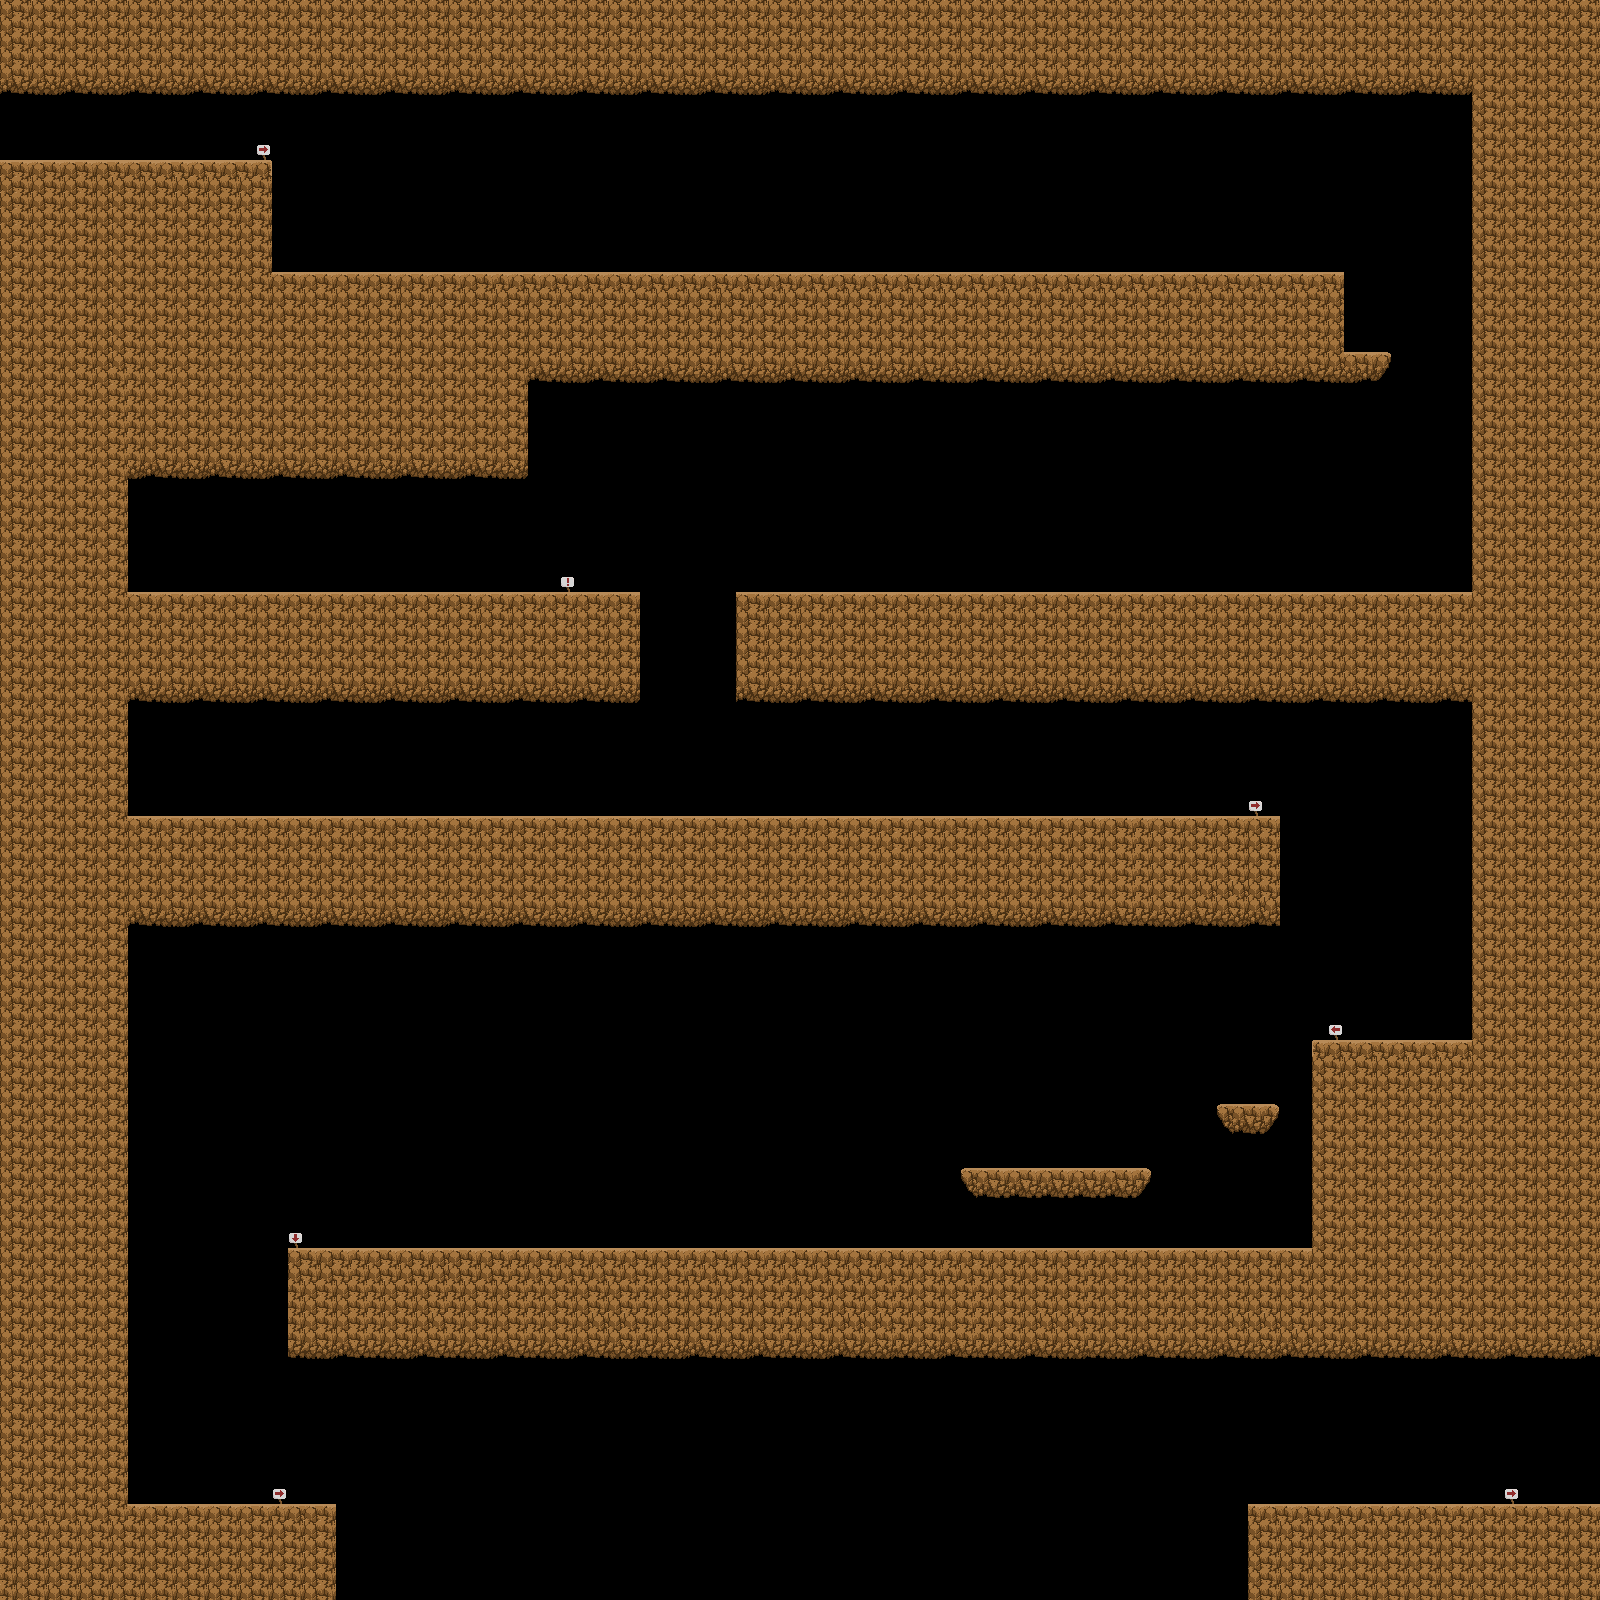

This is a level from a 2D game, rendered from its Tiled map with the project's own tilesets. A one-line summary and the map file follow, with tile-layer data summarised:
An orthogonal 100x100 tile map with 16x16 px tiles, 2 tile layers (Capa de patrones 1, Capa de patrones 2), 2 tilesets and 44 objects (zona/mina, bgScroll/true, 0, 1, Mina_2/0, ...).

<map version="1.2" tiledversion="1.3.3" orientation="orthogonal" renderorder="right-down" width="100" height="100" tilewidth="16" tileheight="16" infinite="0" nextlayerid="14" nextobjectid="64">
 <tileset firstgid="1" name="minetiles" tilewidth="16" tileheight="16" tilecount="88" columns="8">
  <image source="minetiles.png" width="128" height="180" />
 </tileset>
 <tileset firstgid="89" name="bg_mine" tilewidth="16" tileheight="16" tilecount="1075" columns="43">
  <image source="bg_mine.png" width="700" height="400" />
 </tileset>
 <layer id="1" name="Capa de patrones 1" width="100" height="100">
  <data>[10000 cells, 4643 non-empty, 21 distinct tile ids]</data>
 </layer>
 <layer id="2" name="Capa de patrones 2" width="100" height="100">
  <data>[10000 cells, 7 non-empty, 4 distinct tile ids]</data>
 </layer>
 <objectgroup id="3" name="Hitboxes">
  <object id="1" x="-57.75" y="0" width="1530.08" height="96" />
  <object id="3" x="1472" y="0" width="198" height="1360" />
  <object id="8" x="-57.0833" y="159.972" width="329.371" height="111.861" />
  <object id="9" x="0" y="272" width="1344" height="112.015" />
  <object id="10" x="0" y="384.121" width="528.057" height="95.9621" />
  <object id="11" x="0" y="480.333" width="127.968" height="1055.67" />
  <object id="12" x="128" y="1504" width="208" height="95.75" />
  <object id="13" x="128" y="592" width="512" height="112" />
  <object id="14" x="736" y="592" width="736.125" height="112" />
  <object id="15" x="128" y="816" width="1152" height="112" />
  <object id="17" x="1312" y="1040" width="159.833" height="319.971" />
  <object id="18" x="288" y="1248" width="1024" height="112" />
  <object id="19" x="1248" y="1504" width="420.5" height="95.8333" />
  <object id="20" x="1216.5" y="1104" width="63" height="16" />
  <object id="21" x="1221.81" y="1120.06" width="53.25" height="14.6875" />
  <object id="22" x="960" y="1168" width="191.818" height="15.6364" />
  <object id="23" x="965.75" y="1183.59" width="181.375" height="14.6563" />
  <object id="25" x="318.75" y="1599.82" width="17.25" height="63.4318" />
  <object id="26" x="1248.1" y="1599.66" width="20.1591" height="63.5682" />
  <object id="39" x="1344.03" y="351.963" width="47.4029" height="15.9401" />
  <object id="40" x="1343.97" y="367.845" width="42.7557" height="16.1847" />
 </objectgroup>
 <objectgroup id="4" name="Metadata">
  <object id="38" name="zona/mina" x="1400" y="-25" width="0.5" />
  <object id="69" name="bgScroll/true" x="10.33" y="10.12" width="186.667" height="57.8791" />
 </objectgroup>
 <objectgroup id="12" name="11">
  <object id="51" x="338.545" y="1504.01" width="80" height="31.9881" />
 </objectgroup>
 <objectgroup id="13" name="10">
  <object id="49" x="448" y="480" width="80" height="112" />
 </objectgroup>
 <objectgroup id="5" name="ZonasLetales">
  <object id="24" x="319.083" y="1662.67" width="949.25" height="60" />
 </objectgroup>
 <objectgroup id="6" name="Entradas">
  <object id="34" name="0" x="16" y="112" width="48" height="48" />
  <object id="35" name="1" x="1455" y="1456" width="48" height="48" />
 </objectgroup>
 <objectgroup id="7" name="Salidas">
  <object id="29" name="Mina_2/0" x="1661" y="1360.06" width="24.5" height="144.188" />
  <object id="31" name="Hub_World/3" x="-97.8182" y="96.1818" width="45.4545" height="63.8125" />
 </objectgroup>
 <objectgroup id="8" name="NPC">
  <object id="55" name="mina1_cartel1" x="128" y="128" width="32" height="32" />
  <object id="56" name="mina1_cartel2" x="160" y="560" width="32" height="32" />
  <object id="63" name="mina1_cartel3" x="207.964" y="1472.01" width="32" height="32" />
 </objectgroup>
 <objectgroup id="10" name="6">
  <object id="47" x="240" y="752" width="64" height="64" />
 </objectgroup>
 <objectgroup id="11" name="Monedas">
  <object id="53" x="351" y="560" width="32" height="32" />
  <object id="54" x="272" y="560" width="32" height="32" />
  <object id="57" x="415" y="784" width="32" height="32" />
  <object id="59" x="272" y="512.182" width="32" height="32" />
  <object id="60" x="352.205" y="511.682" width="32" height="32" />
  <object id="61" x="1351.75" y="316.5" width="32" height="32" />
  <object id="62" x="1296.33" y="1456" width="32" height="32" />
 </objectgroup>
 <objectgroup id="9" name="5">
  <object id="42" x="497" y="176" width="96" height="96" />
  <object id="43" x="978" y="496" width="96" height="96" />
  <object id="44" x="592" y="1152" width="96" height="96" />
 </objectgroup>
</map>
